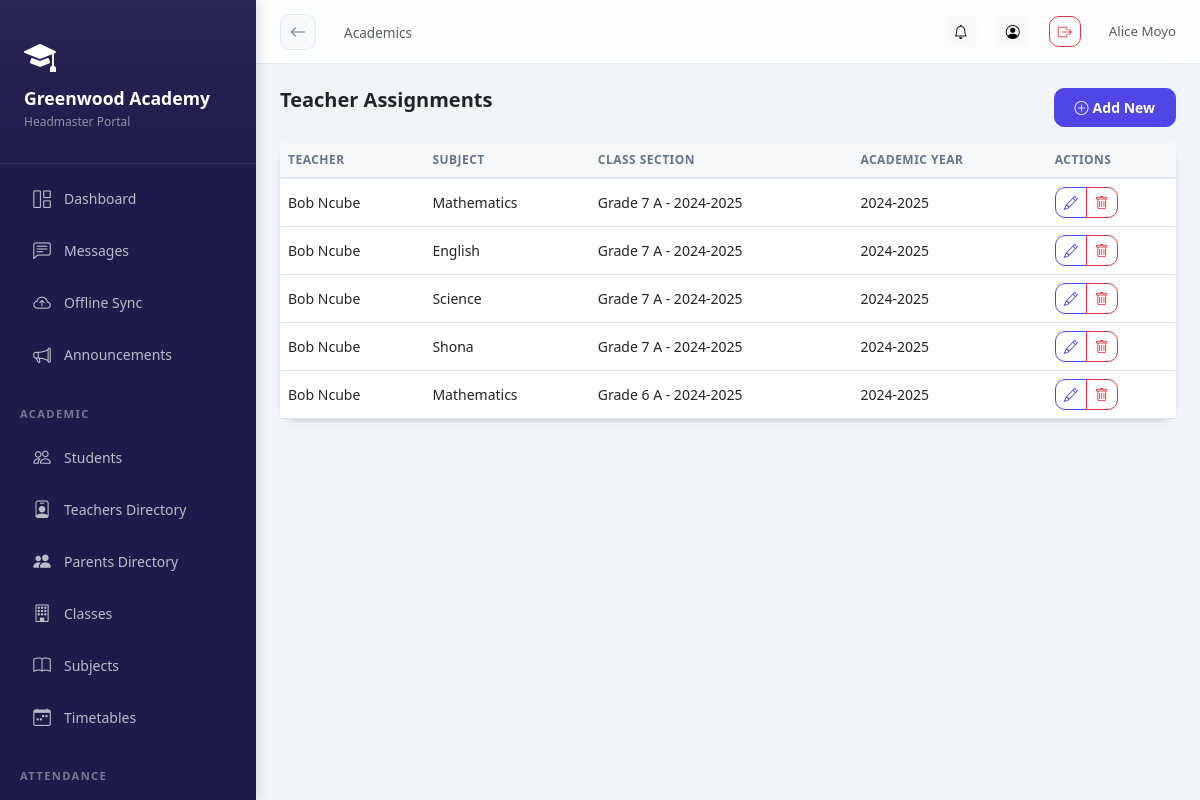
/academics/assignments/ (signed in), run on the app's committed database.
### schools/models.py (models this page shows, shortened)
class School(models.Model):
    STATUS_CHOICES = [
        ('pending', 'Pending Approval'),
        ('active', 'Active'),
        ('suspended', 'Suspended'),
        ('rejected', 'Rejected'),
    ]
    name = models.CharField(max_length=200)
    subdomain = models.CharField(max_length=50, unique=True, db_index=True)
    email = models.EmailField()
    phone = models.CharField(max_length=20, blank=True)
    address = models.TextField(blank=True)
    logo = models.ImageField(upload_to='school_logos/', blank=True, null=True)
    theme_color = models.CharField(max_length=7, default='#4F46E5', help_text='Hex color code')
    motto = models.CharField(max_length=200, blank=True)
    status = models.CharField(max_length=20, choices=STATUS_CHOICES, default='pending')
    is_demo = models.BooleanField(default=False)
    created_at = models.DateTimeField(auto_now_add=True)
    updated_at = models.DateTimeField(auto_now=True)
    is_deleted = models.BooleanField(default=False)
    parent_registration_enabled = models.BooleanField(default=True)
    registration_token = models.CharField(max_length=100, unique=True, blank=True, null=True)
    subscription_active = models.BooleanField(default=False)
    subscription_expires = models.DateTimeField(null=True, blank=True)
    GRADING_SYSTEM_CHOICES = [
        ('system', 'System Grading (Default: 30% CA, 70% Exam)'),
        ('custom_weights', 'Custom CA/Exam Weights'),
        ('multiple_components', 'Multiple Assessment Components'),
        ('subject_specific', 'Subject-Specific Grading'),
    ]
    grading_system = models.CharField(
        max_length=30,
        choices=GRADING_SYSTEM_CHOICES,
        default='system',
        help_text='Choose the grading system for your school'
    )
    ca_weight = models.FloatField(
        default=30.0,
        help_text='Weight percentage for Continuous Assessment (CA)',
        validators=[MinValueValidator(0), MaxValueValidator(100)]
    )
    exam_weight = models.FloatField(
        default=70.0,
        help_text='Weight percentage for Exam',
        validators=[MinValueValidator(0), MaxValueValidator(100)]
    )
    class Meta:
        ordering = ['-created_at']

class SchoolUser(SyncBaseModel):
    ROLE_CHOICES = [
        ('headmaster', 'Headmaster'),
        ('admin', 'School Admin'),
        ('teacher', 'Teacher'),
        ('student', 'Student'),
        ('parent', 'Parent'),
    ]
    user = models.ForeignKey(User, on_delete=models.CASCADE, related_name='school_memberships')
    school = models.ForeignKey(School, on_delete=models.CASCADE, related_name='members', db_index=True)
    role = models.CharField(max_length=20, choices=ROLE_CHOICES, db_index=True)
    is_active = models.BooleanField(default=True, db_index=True)
    signature = models.ImageField(upload_to='signatures/', blank=True, null=True)
    class Meta:
        unique_together = ['user', 'school']

### academics/models.py (models this page shows, shortened)
class TeacherSubjectAssignment(SyncBaseModel):
    school = models.ForeignKey(School, on_delete=models.CASCADE, related_name='teacher_subject_assignments', null=True, blank=True)
    teacher = models.ForeignKey(
        SchoolUser,
        on_delete=models.CASCADE,
        limit_choices_to={'role': 'teacher'},
        related_name='subject_assignments'
    )
    subject = models.ForeignKey(Subject, on_delete=models.CASCADE, related_name='teacher_assignments')
    class_section = models.ForeignKey(ClassSection, on_delete=models.CASCADE, related_name='teacher_subjects')
    academic_year = models.ForeignKey(AcademicYear, on_delete=models.CASCADE, related_name='teacher_assignments')
    objects = TenantManager()
    all_objects = models.Manager()
    class Meta:
        unique_together = ['teacher', 'subject', 'class_section', 'academic_year']

class Subject(SyncBaseModel):
    school = models.ForeignKey(School, on_delete=models.CASCADE, related_name='subjects')
    name = models.CharField(max_length=100)
    code = models.CharField(max_length=20, blank=True)
    description = models.TextField(blank=True)
    objects = TenantManager()
    all_objects = models.Manager()
    class Meta:
        ordering = ['name']

class ClassSection(SyncBaseModel):
    school = models.ForeignKey(School, on_delete=models.CASCADE, related_name='class_sections')
    class_level = models.ForeignKey(ClassLevel, on_delete=models.CASCADE, related_name='sections')
    section_name = models.CharField(max_length=20)  # e.g., "A", "B", "Science"
    class_teacher = models.ForeignKey(
        SchoolUser,
        on_delete=models.SET_NULL,
        null=True,
        blank=True,
        limit_choices_to={'role': 'teacher'},
        related_name='homeroom_classes'
    )
    academic_year = models.ForeignKey(AcademicYear, on_delete=models.CASCADE, related_name='sections')
    objects = TenantManager()
    all_objects = models.Manager()
    class Meta:
        unique_together = ['class_level', 'section_name', 'academic_year']
        ordering = ['class_level__order', 'section_name']
    def __str__(self):
        return f"{self.class_level.name} {self.section_name} - {self.academic_year.name}"

class ClassLevel(SyncBaseModel):
    school = models.ForeignKey(School, on_delete=models.CASCADE, related_name='class_levels')
    name = models.CharField(max_length=50)  # e.g., "Grade 1", "Class 5"
    order = models.IntegerField(default=0)
    objects = TenantManager()
    all_objects = models.Manager()
    class Meta:
        ordering = ['order', 'name']

class AcademicYear(SyncBaseModel):
    school = models.ForeignKey(School, on_delete=models.CASCADE, related_name='academic_years')
    name = models.CharField(max_length=50)  # e.g., "2024-2025"
    start_date = models.DateField()
    end_date = models.DateField()
    is_current = models.BooleanField(default=False)
    objects = TenantManager()
    all_objects = models.Manager()
    class Meta:
        ordering = ['-start_date']

### academics/views.py (the view)
# urls.py: path('assignments/', views.TeacherAssignmentListView.as_view(), name='teacher_assignment_list'),
@method_decorator(login_required, name='dispatch')
class TeacherAssignmentListView(ListView):
    model = TeacherSubjectAssignment
    template_name = 'academics/teacher_assignment_list.html'
    context_object_name = 'assignments'
    def get_queryset(self):
        return TeacherSubjectAssignment.objects.filter(
            class_section__school=self.request.school
        ).select_related('teacher', 'subject', 'class_section')

### core/models.py (called while the page is built)
    def get_queryset(self):
        queryset = super().get_queryset()
        school = get_current_school()
        if school:
            return queryset.filter(school=school)
        return queryset

### schools/context_processors.py (called while the page is built)
def school_context(request):
    school = getattr(request, 'school', None)
    school_role = ''
    if school and request.user.is_authenticated:
        try:
            su = SchoolUser.objects.get(user=request.user, school=school, is_active=True)
            school_role = su.role
        except SchoolUser.DoesNotExist:
            pass
    return {
        'current_school': school,
        'school_role': school_role,
    }

### academics/templates/academics/teacher_assignment_list.html (shortened to what this page needs)
{% extends 'base_dashboard.html' %}
{% block page_title %}Academics{% endblock %}
{% block content %}
<div class="d-flex justify-content-between mb-3">
<h5 class="fw-bold mb-0">{% if 'list' in 'teacher_assignment_list' %}{% if 'year' in 'teacher_assignment_list' %}Academic Years{% elif 'level' in 'teacher_assignment_list' %}Class Levels{% elif 'subject' in 'teacher_assignment_list' %}Subjects{% elif 'section' in 'teacher_assignment_list' %}Class Sections{% elif 'assignment' in 'teacher_assignment_list' %}Teacher Assignments{% endif %}{% endif %}</h5>
{% if 'list' in 'teacher_assignment_list' %}<a href="{% if 'year' in 'teacher_assignment_list' %}{% url 'academics:academic_year_add' %}{% elif 'level' in 'teacher_assignment_list' %}{% url 'academics:class_level_add' %}{% elif 'subject' in 'teacher_assignment_list' %}{% url 'academics:subject_add' %}{% elif 'section' in 'teacher_assignment_list' %}{% url 'academics:class_section_add' %}{% elif 'assignment' in 'teacher_assignment_list' %}{% url 'academics:teacher_assignment_add' %}{% endif %}" class="btn btn-primary btn-sm"><i class="bi bi-plus-circle me-1"></i>Add New</a>{% endif %}
</div>
{% if 'list' in 'teacher_assignment_list' %}
<div class="card"><div class="table-responsive"><table class="table table-hover mb-0">
<thead class="table-light"><tr><th>Teacher</th><th>Subject</th><th>Class Section</th><th>Academic Year</th><th>Actions</th></tr></thead>
<tbody>
{% for obj in assignments %}
<tr>
    <td>{{ obj.teacher.user.get_full_name }}</td>
    <td>{{ obj.subject.name }}</td>
    <td>{{ obj.class_section }}</td>
    <td>{{ obj.academic_year.name }}</td>
    <td>
        <div class="btn-group btn-group-sm">
            <a href="{% url 'academics:teacher_assignment_edit' obj.pk %}" class="btn btn-outline-primary" title="Edit">
                <i class="bi bi-pencil"></i>
            </a>
            <a href="{% url 'academics:teacher_assignment_delete' obj.pk %}" class="btn btn-outline-danger" onclick="return confirm('Delete this assignment?');" title="Delete">
                <i class="bi bi-trash"></i>
            </a>
        </div>
    </td>
</tr>
{% empty %}<tr><td colspan="5" class="text-center py-4 text-muted">No assignments yet.</td></tr>
{% endfor %}
</tbody>
</table></div></div>
{% endif %}
{% endblock %}

### templates/base_dashboard.html (shortened to what this page needs)
<!DOCTYPE html>
<html lang="en">
<head>
<link rel="stylesheet" href="https://cdn.jsdelivr.net/npm/bootstrap@5.3.0/dist/css/bootstrap.min.css">
<link rel="stylesheet" href="https://cdn.jsdelivr.net/npm/bootstrap-icons@1.11.0/font/bootstrap-icons.css">
<link href="https://cdn.jsdelivr.net/npm/tom-select@2.2.2/dist/css/tom-select.bootstrap5.css" rel="stylesheet">
</head>
<body>
<div class="sidebar" id="sidebar">
  <div class="sidebar-brand">
    {% if current_school.logo %}
      <img src="{{ current_school.logo.url }}" alt="{{ current_school.name }}" class="rounded">
  {% else %}
    <i class="bi bi-mortarboard-fill text-white mb-2 d-block" style="font-size: 2rem;"></i>
  {% endif %}
  <h5>{{ current_school.name|default:"AcademiaLink" }}</h5>
  <small>{{ school_role|title }} Portal</small>
  </div>
  <nav class="py-2">
    <a href="{% url 'analytics:dashboard' %}" class="nav-link {% if request.path == '/analytics/dashboard/' %}active{% endif %}">
      <i class="bi bi-grid-1x2"></i> Dashboard
    </a>
    <a href="{% url 'messaging:list' %}" class="nav-link {% if 'messages' in request.path %}active{% endif %}">
      <i class="bi bi-chat-left-text"></i> Messages
    </a>
    <a href="{% url 'offline_sync' %}" class="nav-link {% if request.resolver_match.url_name == 'offline_sync' %}active{% endif %}">
      <i class="bi bi-cloud-arrow-up"></i>
      <span>Offline Sync</span>
    </a>
    <a href="{% url 'notifications:announcements' %}" class="nav-link {% if 'announcements' in request.path %}active{% endif %}">
      <i class="bi bi-megaphone"></i> Announcements
    </a>
    {% if school_role in 'headmaster,teacher' %}
    <div class="nav-section">Academic</div>
    <a href="{% url 'academics:student_list' %}" class="nav-link {% if 'students' in request.path %}active{% endif %}">
      <i class="bi bi-people"></i> Students
    </a>
    {% if school_role in 'headmaster,teacher,admin' %}
    <a href="{% url 'academics:teacher_list' %}" class="nav-link {% if 'teachers' in request.path %}active{% endif %}">
      <i class="bi bi-person-badge"></i> Teachers Directory
    </a>
    <a href="{% url 'academics:parent_list' %}" class="nav-link {% if 'parents' in request.path %}active{% endif %}">
      <i class="bi bi-people-fill"></i> Parents Directory
    </a>
    {% endif %}
    <a href="{% url 'academics:class_section_list' %}" class="nav-link {% if 'sections' in request.path %}active{% endif %}">
      <i class="bi bi-building"></i> Classes
    </a>
    <a href="{% url 'academics:subject_list' %}" class="nav-link {% if 'subjects' in request.path %}active{% endif %}">
      <i class="bi bi-book"></i> Subjects
    </a>
    {% if school_role in 'headmaster,teacher,admin' %}
    <a href="{% url 'timetable:dashboard' %}" class="nav-link {% if 'timetable' in request.path %}active{% endif %}">
      <i class="bi bi-calendar-week"></i> Timetables
    </a>
    {% endif %}
    <div class="nav-section">Attendance</div>
    <a href="{% url 'attendance:home' %}" class="nav-link {% if 'attendance' in request.path %}active{% endif %}">
    </a>
    {% endif %}
  </nav>
</div>
<div class="main-content">
  <div class="topbar">
    <div class="topbar-left">
      <a href="javascript:history.back()" class="btn-back d-none d-md-flex" id="global-back-btn" title="Go Back">
        <i class="bi bi-arrow-left"></i>
      </a>
      <nav aria-label="breadcrumb" class="d-none d-md-block">
        <span class="text-muted" style="font-size:.85rem;">{% block page_title %}{% endblock %}</span>
      </nav>
    </div>
    <div class="topbar-right">
        <a href="{% url 'notifications:list' %}" class="btn btn-sm btn-light position-relative" title="Notifications">
        <i class="bi bi-bell"></i>
      </a>
      <a href="{% url 'accounts:profile' %}" class="btn btn-sm btn-light" title="Profile">
        <i class="bi bi-person-circle"></i>
      </a>
      <a href="{% url 'accounts:logout' %}" class="btn btn-sm btn-outline-danger" title="Logout">
        <i class="bi bi-box-arrow-right"></i>
      </a>
      <span class="text-muted d-none d-md-inline-block ms-2" style="font-size:.83rem;">
        {{ user.get_full_name|default:user.username }}
      </span>
    </div>
  </div>
  <div class="page-content">
    {% block content %}{% endblock %}
  </div>
</div>
</body>
</html>

### data on the page
School: name "Greenwood Academy"
SchoolUser: role "Headmaster"
TeacherSubjectAssignment: teacher.user.get_full_name "Bob Ncube", subject.name "Mathematics", class_section "Grade 7 A - 2024-2025", academic_year.name "2024-2025"
TeacherSubjectAssignment: teacher.user.get_full_name "Bob Ncube", subject.name "English", class_section "Grade 7 A - 2024-2025", academic_year.name "2024-2025"
TeacherSubjectAssignment: teacher.user.get_full_name "Bob Ncube", subject.name "Science", class_section "Grade 7 A - 2024-2025", academic_year.name "2024-2025"
TeacherSubjectAssignment: teacher.user.get_full_name "Bob Ncube", subject.name "Shona", class_section "Grade 7 A - 2024-2025", academic_year.name "2024-2025"
TeacherSubjectAssignment: teacher.user.get_full_name "Bob Ncube", subject.name "Mathematics", class_section "Grade 6 A - 2024-2025", academic_year.name "2024-2025"

### other printed values
{{ user.get_full_name|default:user.username }} "Alice Moyo"
